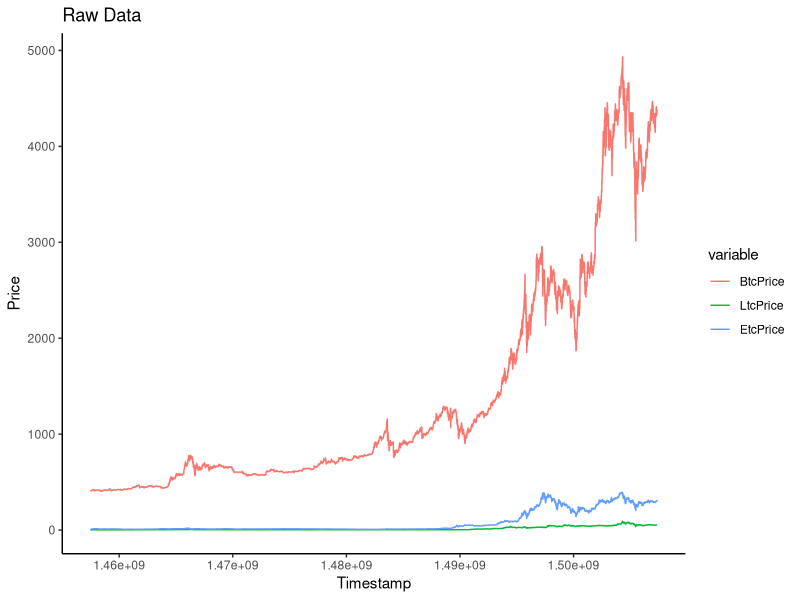
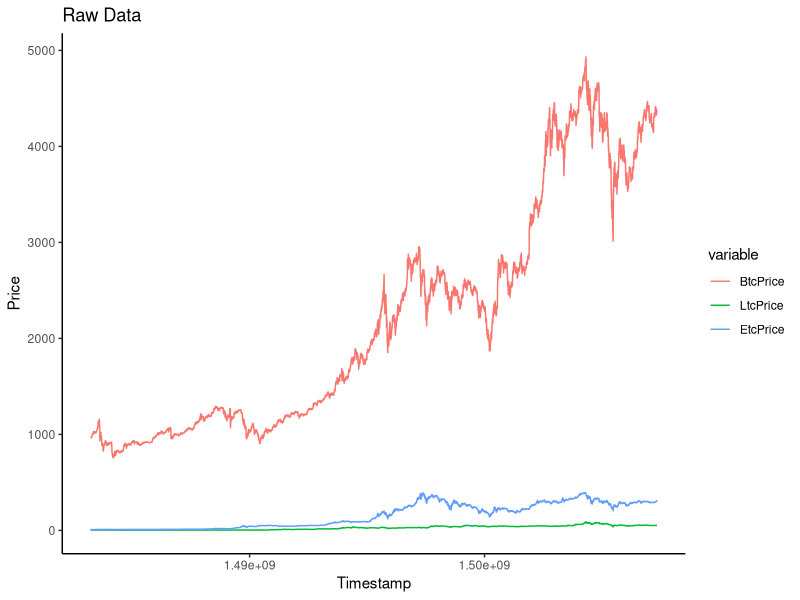
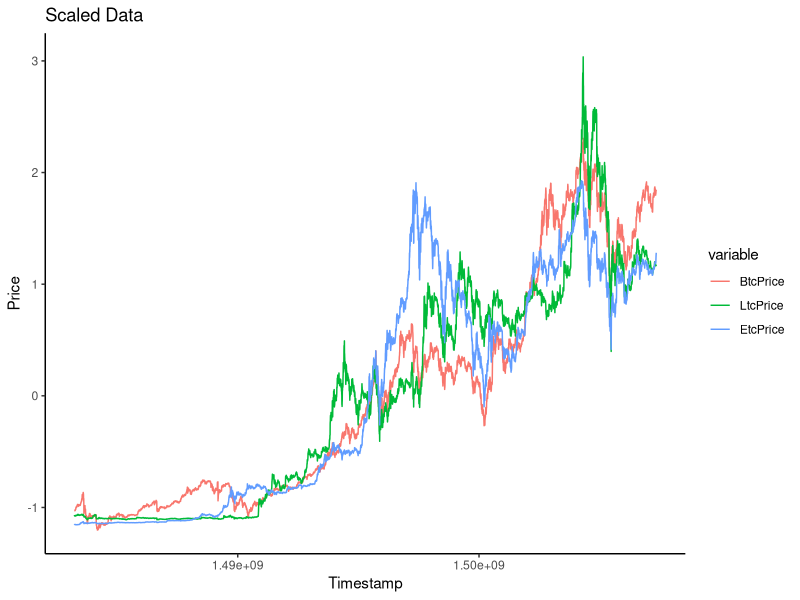
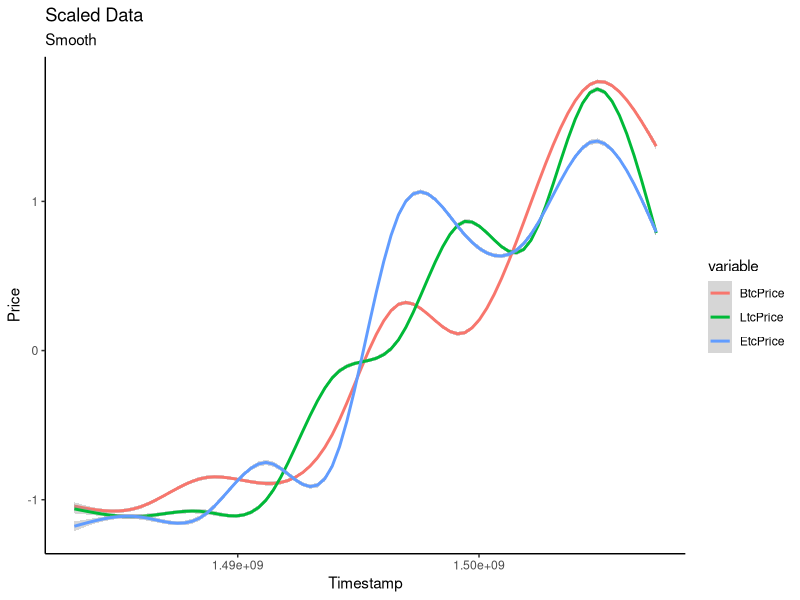
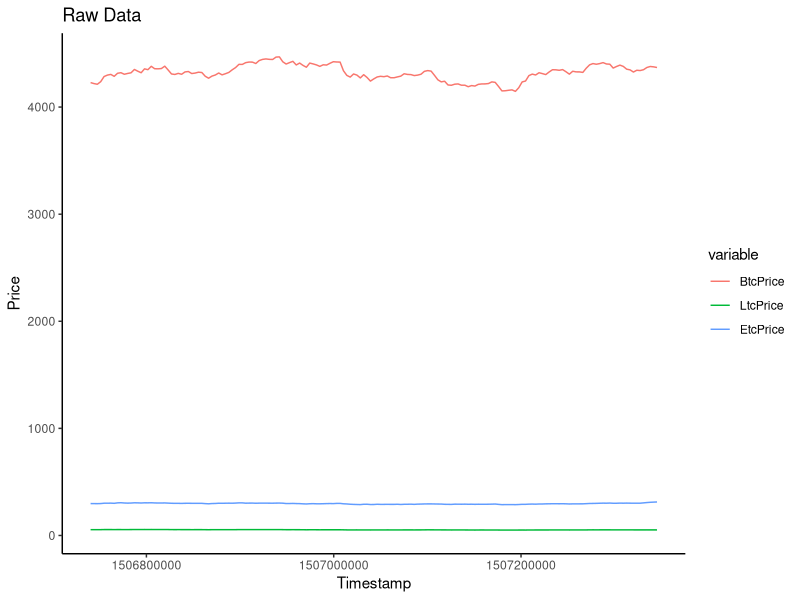
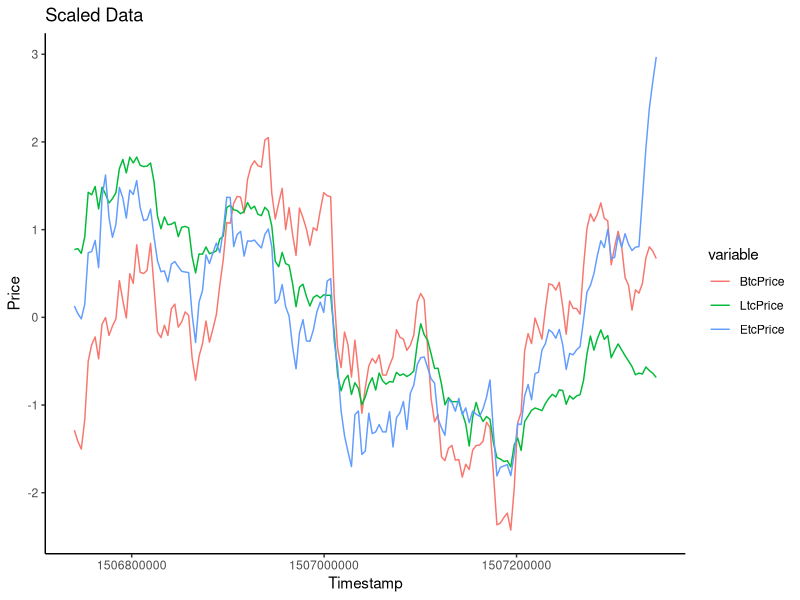
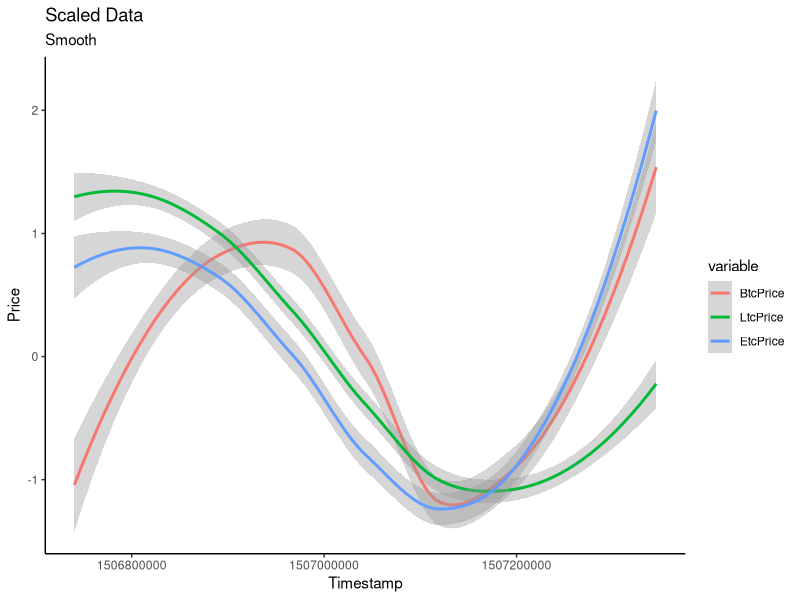
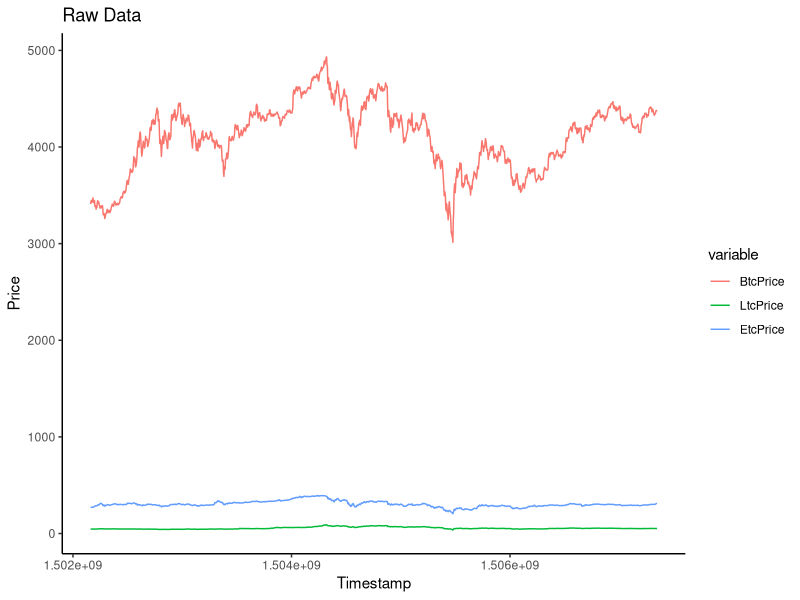

Write the R code that produced these figures, in order.
library(data.table)
library(ggplot2)
library(grid)
library(gridExtra)
library(quantmod)

bitcoin <- fread("HourlyData/vwapHourlyBTCUSD.csv")
bitcoin$Date <- NULL
bitcoin$Volume <- NULL
names(bitcoin) <- c("Timestamp", "BtcPrice")

litecoin <- fread("HourlyData/vwapHourlyLTCUSD.csv")
litecoin$Date <- NULL
litecoin$Volume <- NULL
names(litecoin) <- c("Timestamp", "LtcPrice")

ethereum <- fread("HourlyData/vwapHourlyETHUSD.csv")
ethereum$Date <- NULL
ethereum$Volume <- NULL
names(ethereum) <- c("Timestamp", "EtcPrice")

coinsPre1 <- merge(bitcoin, litecoin, by= "Timestamp")
coinsPre2 <- merge(coinsPre1, ethereum, by= "Timestamp")
coins <- melt(coinsPre2, id="Timestamp")
coins[, ScaledPrice := scale(value), by = variable]
rm(coinsPre1, coinsPre2)

plot.my.biz1 <-  function(data){
  print(ggplot(data, aes(Timestamp, value, colour=variable)) +
          geom_line() +
          labs(title = "Raw Data", y = "Price") +
          theme_classic())
  
}
plot.my.biz2 <-  function(data){
  print(ggplot(data, aes(Timestamp, Scaled, colour=variable)) +
          geom_line() +
          labs(title = "Scaled Data", y = "Price") +
          theme_classic())
}
plot.my.biz3 <-  function(data){  
  print(ggplot(data, aes(Timestamp, Scaled, colour=variable)) +
          geom_smooth() +
          labs(title = "Scaled Data", subtitle = "Smooth", y = "Price") +
          theme_classic())
}

coins2017 <- subset(coins, Timestamp >= 1483228800)
coins2017 <- coins2017[, Scaled := scale(value), by = variable]

plot.my.biz1(coins)

plot.my.biz1(coins2017)
plot.my.biz2(coins2017)
plot.my.biz3(coins2017)

lastTrade <- max(coins$Timestamp)
lastTradeWeek <- lastTrade - 604800
lastTrade60 <- lastTrade - 5184000
lastTrade180 <- lastTrade - 15552000
first2017Trade <- 1483228800
first60d2017 <- 1483228800 + 5184000
first90d2017 <- 1483228800 + 7776000
first180d2017 <- 1483228800 + 15552000

coinsLastWeek <- subset(coins, Timestamp >= lastTradeWeek)
coinsLastWeek <- coinsLastWeek[, Scaled := scale(value), by = variable]

coinsLast60 <- subset(coins, Timestamp >= lastTrade60)
coinsLast60 <- coinsLast60[, Scaled := scale(value), by = variable]

coinsLast180 <- subset(coins, Timestamp >= lastTrade180)
coinsLast180 <- coinsLast180[, Scaled := scale(value), by = variable]

coinsFirst60d2017 <- subset(coins, Timestamp >= first2017Trade & Timestamp <= first60d2017)
coinsFirst60d2017 <- coinsFirst60d2017[, Scaled := scale(value), by = variable]

coinsFirst90d2017 <- subset(coins, Timestamp >= first2017Trade & Timestamp <= first90d2017)
coinsFirst90d2017 <- coinsFirst90d2017[, Scaled := scale(value), by = variable]

coinsFirst180d2017 <- subset(coins, Timestamp >= first2017Trade & Timestamp <= first180d2017)
coinsFirst180d2017 <- coinsFirst180d2017[, Scaled := scale(value), by = variable]

plot.my.biz1(coinsLastWeek)
plot.my.biz2(coinsLastWeek)
plot.my.biz3(coinsLastWeek)
  
plot.my.biz1(coinsLast60)
plot.my.biz2(coinsLast60)
plot.my.biz3(coinsLast60)

plot.my.biz1(coinsLast180)
plot.my.biz2(coinsLast180)
plot.my.biz3(coinsLast180)

plot.my.biz1(coinsFirst60d2017)
plot.my.biz2(coinsFirst60d2017)
plot.my.biz3(coinsFirst60d2017)

plot.my.biz1(coinsFirst90d2017)
plot.my.biz2(coinsFirst90d2017)
plot.my.biz3(coinsFirst90d2017)

plot.my.biz1(coinsFirst180d2017)
plot.my.biz2(coinsFirst180d2017)
plot.my.biz3(coinsFirst180d2017)
ggsave("plotTest.pdf", plot = last_plot(), device = "pdf", path = "plots/")
